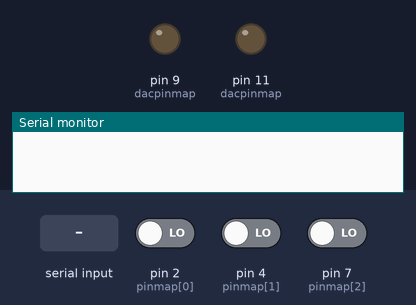
A sketch run on a simulated Arduino Uno, built with avr-gcc and run on an emulated ATmega328P. Parts: output pins drawn as LEDs (lit = HIGH), the last lines printed to the serial monitor. Dashed ring = blinking. The inputs (shaded band) are chosen by the test bench; at power-on: pin 2 (pinmap[0]) LOW, pin 4 (pinmap[1]) LOW, pin 7 (pinmap[2]) LOW.

Above: at 1.2 s.
1.3 s: pin 2 (pinmap[0]) driven HIGH
At 2.4 s:
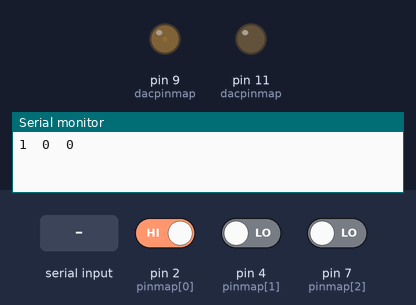
4.3 s: "g\n" received over Serial
At 5.9 s:
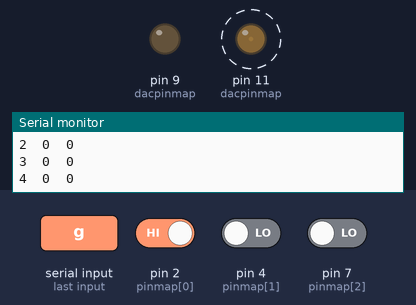
7.3 s: "f\n" received over Serial
10.3 s: pin 4 (pinmap[1]) driven HIGH
At 10.61 s:
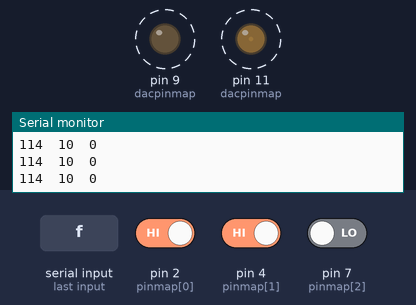
13.3 s: pin 2 (pinmap[0]) driven LOW
16.3 s: pin 2 (pinmap[0]) driven HIGH and pin 4 (pinmap[1]) driven LOW
Timing chart, 0 to 20.3 s (numbered marks = the images above; inputs shaded):
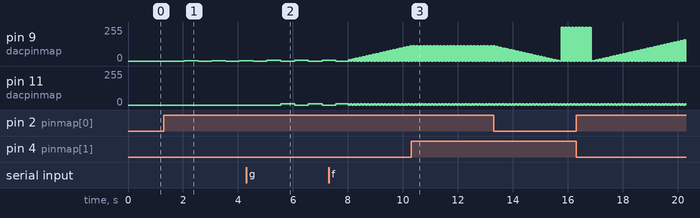

Measured:
- after the input at 1.3 s, pin 9 (dacpinmap): 0/255 → 1/255 after 0.75 s, → 0/255 0.50 s later, → 2/255 0.50 s later, → 0/255 0.50 s later, … (5 changes in this stretch)
- after the input at 4.3 s, pin 11 (dacpinmap): alternates 10/255 for 0.50 s and 0/255 for 0.50 s, starting after 1.3 s

The sketch:

heterochromaticFlicker.ino
```cpp
// (licence header left out)
  // It takes about 100 microseconds (0.0001 s) to read an analog input,
  // so the maximum reading rate is about 10,000 times a second.
  // In order to include the overhead of the code, 200μs. was decided by balau82
  // http://balau82.wordpress.com/2011/03/26/capturing-an-analog-signal-with-arduino-and-python/
  // if ANALOG INPUT want to be implemented

//   Arduino UNO pins for PWM OUTPUT
//   check correspondence if you have some other board
//   6 x PWM Outputs
uint8_t dacpinmap[2] = {9,11};
int ledOut_ch1Pin = dacpinmap[0];
int ledOut_ch2Pin = dacpinmap[1];
int flickerPeriod = 500; // ms

//   Arduino UNO pins for DIGITAL IN (could be used also for OUTPUT)
//   check correspondence if you have some other board
uint8_t pinmap[3] = {2,4,7};
int digIn_ch1Pin = pinmap[0];
int digIn_ch2Pin = pinmap[1];
int digIn_ch3Pin = pinmap[2];

  // values to be read
  int digitalValues[3] = {0,0,0};

  // threshold (counts per second) to evaluate
  // whether the button is really pressed
  int pressThreshold = 1;

  // additionally we want to limit the possible
  // frequency of "confirm presses" as it not possible
  // in the study paradigm really to confirm the flicker
  // fusion every second
  #define noOfHistorysSamples 6
  int confirmButtonHistory[noOfHistorysSamples];


// INIT VARIABLES
int h_int;
float h;

//   init the output channel values
int ledOut_ch1=0, ledOut_ch2=0, ledOut_ch3=0, ledOut_ch4=0, ledOut_ch5=0, ledOut_ch6=0;


void setup() {

  // Set the baud rate
  Serial.begin(57600);

  // set pin modes, note that same pins can be used both for in and out

    // PWM PINs
    pinMode(ledOut_ch1Pin, OUTPUT);
    pinMode(ledOut_ch2Pin, OUTPUT);

    // Digital INPUT PINs
    // as default all these are input but for
    // keeping the code intuitive as possible
    // for beginners, they are defined

      // Note also that digital pins can be used
      // in "output" mode for example opening shutters,
      // relays, etc.
      pinMode(digIn_ch1Pin, INPUT);
      pinMode(digIn_ch2Pin, INPUT);
      pinMode(digIn_ch3Pin, INPUT);
}


void loop() {

  // RESET on each execution of the each loop the
  // variables for reading joystick and button

    // i.e. the number of each channel pressed during
    // the 1 second period (2xflickerPeriod)
    int count_joystickUP = 0;
    int count_joystickDown = 0;
    int count_buttonPressed = 0;

    // if pressed or not
    int boolean_joystickUP = LOW;
    int boolean_joystickDown = LOW;
    int boolean_buttonPressed = LOW;
    int boolean_buttonPressedAfterHistoryCheck = LOW;

    // IF Light Intensities or the flicker frequency is changed
    // from the GUI
    if(Serial.available() >= 2){

      // The cases are given from the .py file (or some other frontend)
      switch( byte( Serial.read() )) {
        case 'b': // LIGHT 1 ('blue')
          ledOut_ch1 = Serial.read();
          break;
        case 'g': // LIGHT 2 ('green')
          ledOut_ch2 = Serial.read();
          break;
        case 'f': // Flicker Period changed
          flickerPeriod = Serial.read();
          break;
      }
    }

  for (int i = 1; i <= 2; i++) {
     int numberOfDigitalSamples = 10;

     for (int j = 1; j <= numberOfDigitalSamples; j++) {
     // Read the digital inputs
     digitalValues[0] = digitalRead(pinmap[0]);  // read input value
     digitalValues[1] = digitalRead(pinmap[1]);  // read input value
     digitalValues[2] = digitalRead(pinmap[2]);  // read input value

       // if you need to "filter" spurious button noise
       // check LadyAda's tutorial on digital inputs
       // and button debouncing:
       // http://www.ladyada.net/learn/arduino/lesson5.html

       // We can now simply calculate the number of HIGH signals
       // from each channel, and if the channels are very noisy
       // we can use some threshold values to determine whether
       // the button/joystick was actually pressed by the subject
       if (digitalValues[0] == HIGH) {
         count_joystickUP++;
       }

       if (digitalValues[1] == HIGH) {
         count_joystickDown++;
       }

       if (digitalValues[2] == HIGH) {
         count_buttonPressed++;
       }

       // delay in each loop, in milliseconds
       delay(flickerPeriod / numberOfDigitalSamples); // e.g. 500 ms

       // write the PWM values now to all the channels
       if (i == 1) {
         analogWrite(ledOut_ch1Pin, ledOut_ch1);
         analogWrite(ledOut_ch2Pin, 0);
       }
       else {
         analogWrite(ledOut_ch1Pin, 0);
         analogWrite(ledOut_ch2Pin, ledOut_ch2);
       }


     }
  }

  // Evaluate whether the buttons/joysticks are really pressed

    if (count_joystickUP >= pressThreshold) {
      boolean_joystickUP = HIGH;
      ledOut_ch1++;
    }

    // Evaluate whether the buttons are really pressed
    if (count_joystickDown >= pressThreshold) {
      boolean_joystickDown = HIGH;
      ledOut_ch1--;
    }

    // Evaluate whether the buttons are really pressed
    if (count_buttonPressed >= pressThreshold) {
      boolean_buttonPressed = HIGH;
    }

      // Add the newly read boolean_buttonPressed after
      // making "room" for it using a temporary array
        int tempHistory[noOfHistorysSamples];
        for (int k = 1; k <= noOfHistorysSamples-1; k++) {
          tempHistory[k-1] = confirmButtonHistory[k];
        }
        tempHistory[noOfHistorysSamples-1] = boolean_buttonPressed;

        for (int k = 0; k < noOfHistorysSamples; k++) {
          confirmButtonHistory[k] = tempHistory[k];
        }


        // calculate the number of presses in the history
        int buttonCount = 0;
        for (int l = 0; l < noOfHistorysSamples; l++) {
          if (confirmButtonHistory[l] == HIGH) {
            buttonCount++;
          }
        }

    // now after HISTORY CHECK if only one button press
    // is found, then we can say that sufficient time has
    // passed since the previous button press
    if (buttonCount == 1 && boolean_buttonPressed == HIGH) {
      boolean_buttonPressedAfterHistoryCheck = HIGH;
    }


    // If the subject has acted somehow, serial line is printed
    if (boolean_buttonPressedAfterHistoryCheck == HIGH || boolean_joystickUP == HIGH || boolean_joystickDown == HIGH) {

      // Upon action we want to know to which intensity
      // values the user confirmed the fusion,
      // so we return then

      Serial.print(ledOut_ch1);
      Serial.print("\t");    // prints a tab
      Serial.print(ledOut_ch2);
      Serial.print("\t");    // prints a tab


    // Boolean indicator whether confirm button is pressed

    if (boolean_buttonPressedAfterHistoryCheck == HIGH) {
      Serial.print(1);
      Serial.print("\n");    // prints a line change
    }

    else {
      Serial.print(0);
      Serial.print("\n");    // prints a line change
    }


    }

    // Advanced Debug if you want
      /*
      Serial.print(count_joystickUP);
      Serial.print("\t");    // prints a tab
      Serial.print(count_joystickDown);
      Serial.print("\t");    // prints a tab
      Serial.print(count_buttonPressed);
      Serial.print("\t");    // prints a tab

      Serial.print(boolean_joystickUP);
      Serial.print("\t");    // prints a tab
      Serial.print(boolean_joystickDown);
      Serial.print("\t");    // prints a tab
      Serial.print(boolean_buttonPressed);
      Serial.print("\t");    // prints a tab

      Serial.print(buttonCount);
      Serial.print("\t");    // prints a tab
      Serial.print(boolean_buttonPressedAfterHistoryCheck);
      Serial.print("\t");    // prints a tab

      Serial.print("\n");    // prints a line change
      */
}
```
